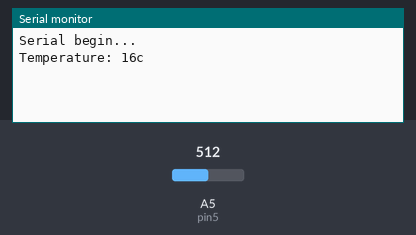
The sketch below on a simulated Arduino MKR. On the bench: the last lines printed to the serial monitor. Inputs (shaded band) come from the test bench; at power-on: A5 (pin5) = 512. WiFi joins after 1.5 s; servers stay silent unless stated.

Above: at 2.7 s.
2.8 s: A5 (pin5) set to 716
At 5.6 s:
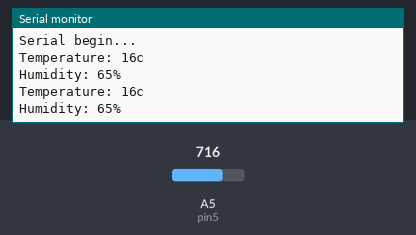
6.0 s: A5 (pin5) set to 900
At 9.9 s:
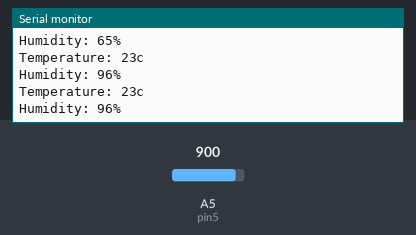
Timing chart, 0 to 11.4 s (numbered marks = the images above; inputs shaded):
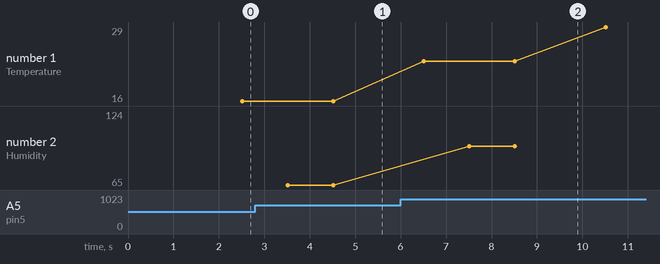

Measured:
- plotted number 1: 16 → 29 after the input at 6.0 s
- plotted number 2: 65 → 124 after the input at 6.0 s

The sketch:

ThingSpeak_temperature.ino
```cpp
#include <WiFiNINA.h>;
#include "DHT.h"
#include <WiFiClient.h>;
#include <ThingSpeak.h>;

const char * ssid = "xxxx";
const char * password ="xxxx";

int pin5 = A5;
int temp, humidity;

WiFiClient client;

long channelId = 2483904;
const char * myAPIKey = "MBTS66HST547BT4W";

void setup() {
  // put your setup code here, to run once:

  // starts the serial communication:
  Serial.begin(9600);
  Serial.println("Serial begin...");
  //dht.begin();
  delay(10);
  // connect to WiFi network
  WiFi.begin(ssid, password);
  ThingSpeak.begin(client);
}

void loop() {
  // put your main code here, to run repeatedly:
  temp = analogRead(pin5) * 0.0322265; // converting analog output to celcius degrees
  humidity = ((30.855*(analogRead(pin5)/204.6)) - 11.504);

  //DHT_data();
  //temp = dht.readTemperature();
  //humidity = dht.readHumidity();
  delay(1000);

  //temp = DHT.readTemperature();
  Serial.print("Temperature: ");
  Serial.print(temp);     // print on the serial monitor
  Serial.println("c");
  delay(1000);

  //humidity = dht.readHumidity();
  Serial.print("Humidity: ");
  Serial.print(humidity);     // print on the serial monitor
  Serial.println("%");
  delay(1000);

  // update the view in ThingSpeak
  //ThingSpeak.writeField(channelId, 2, humidity, myAPIKey);
  //delay(100);
  updateThingspeak();

}

void updateThingspeak()
{
  String postInfo = myAPIKey;
  postInfo += "&field1=";
  postInfo += String(temp);
  postInfo += "&field2=";
  postInfo += String(humidity);
  postInfo += "\r\n\r\n";

  client.print("POST /update HTTP/1.1\n");
  client.print("Host: api.thingspeak.com\n");
  client.print("Connection: close\n");
  client.print("X-THINGSPEAKAPIKEY: ")+myAPIKey+String("\n");
  client.print("Content-Type: application/x-www-form-urlencoded\n");
  client.print("Content-Lenght: ");
  client.print(postInfo.length());
  client.print("\n\n");
  client.print(postInfo);

  //Serial.print("Content-Lenght: ");
  //Serial.print(postInfo.length());
  Serial.print("Temperature: ");
  Serial.print(temp);     // print on the serial monitor
  Serial.println("c");
  Serial.print("Humidity: ");
  Serial.print(humidity);     // print on the serial monitor
  Serial.println("%");
  delay(1000);
}
```
